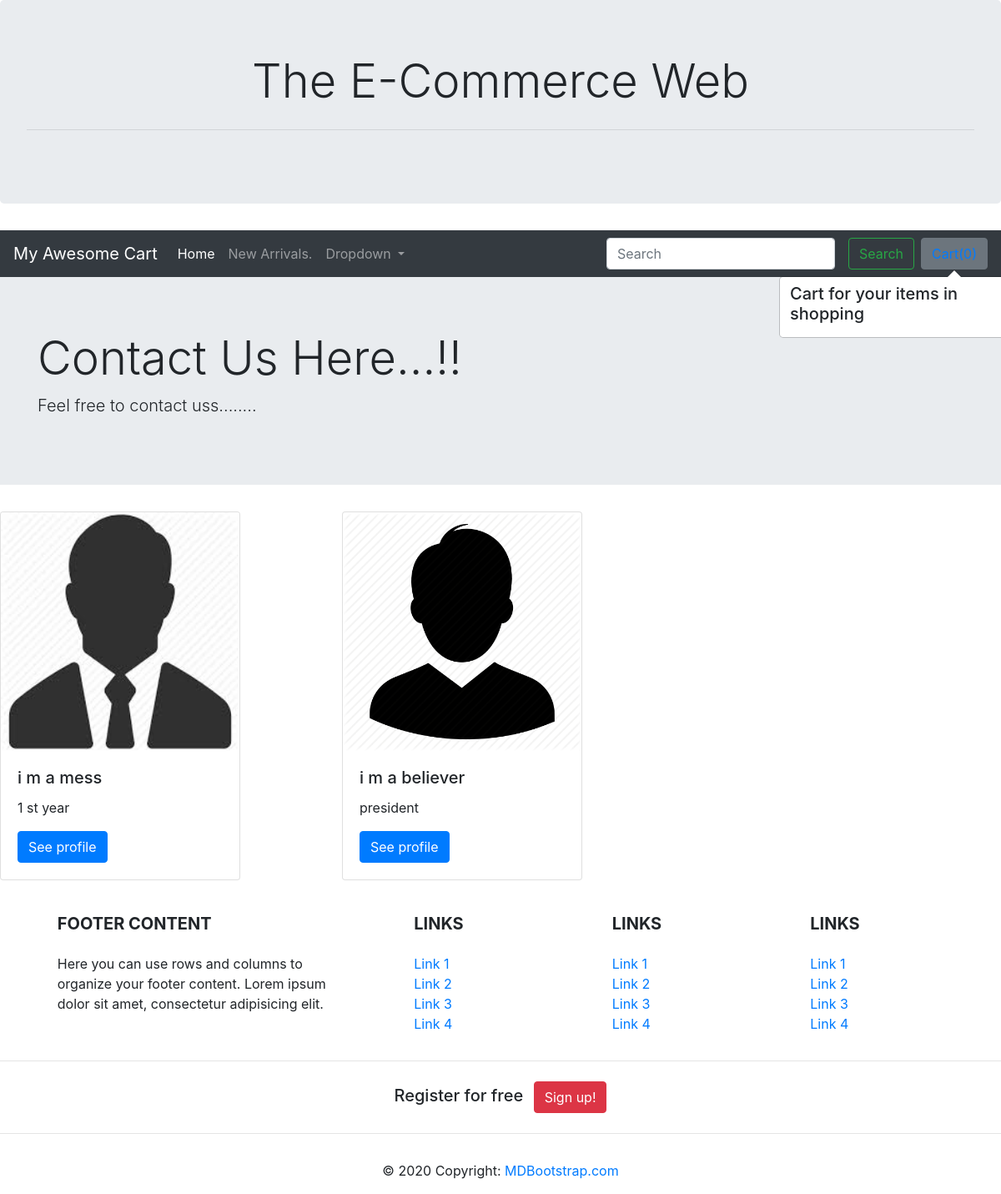
/shop/contact/, run on the app's committed database.
### shop/models.py (models this page shows, shortened)
class Contact(models.Model):
    contact_id = models.AutoField
    contact_name = models.CharField(max_length=50)
    contact_no = models.IntegerField(default=0)
    contact_email = models.EmailField('User Email')
    contact_post = models.CharField(max_length=50)
    Contact_about = models.TextField()
    contact_image = models.ImageField(upload_to="shop/images", default="")

### shop/views.py (the view)
# urls.py: path('contact/', views.contact, name = 'ContactUs'),
def contact(request):
      contacts = Contact.objects.all()
      return render(request, 'shop/contact.html', {'contacts': contacts})

### shop/templates/shop/contact.html (shortened to what this page needs)
{% extends 'shop/basic.html' %}
        {% block body %}
                        <div class="jumbotron jumbotron-fluid">
              <div class="container">
                <h1 class="display-4">Contact Us Here...!!</h1>
                <p class="lead">Feel free to contact uss........</p>
              </div>
            </div>
<div class="row">
        {% for contact in contacts %}
   <div class="col-md-4">
            <div class="card" style="width: 18rem;">
              <img class="card-img-top" src="{{ contact.contact_image.url }}" alt="Card image cap">
              <div class="card-body">
                <h5 class="card-title">{{ contact.contact_name }}</h5>
                <p class="card-text"> {{ contact.contact_post }}</p>
                <a href="#" class="btn btn-primary">See profile</a>
              </div>
            </div>
   </div>
                {% endfor %}
</div>
        {% endblock body %}

### data on the page
Contact: contact_image (picture), contact_name "i m a mess", contact_post "1 st year"
Contact: contact_image (picture), contact_name "i m a believer", contact_post "president"
